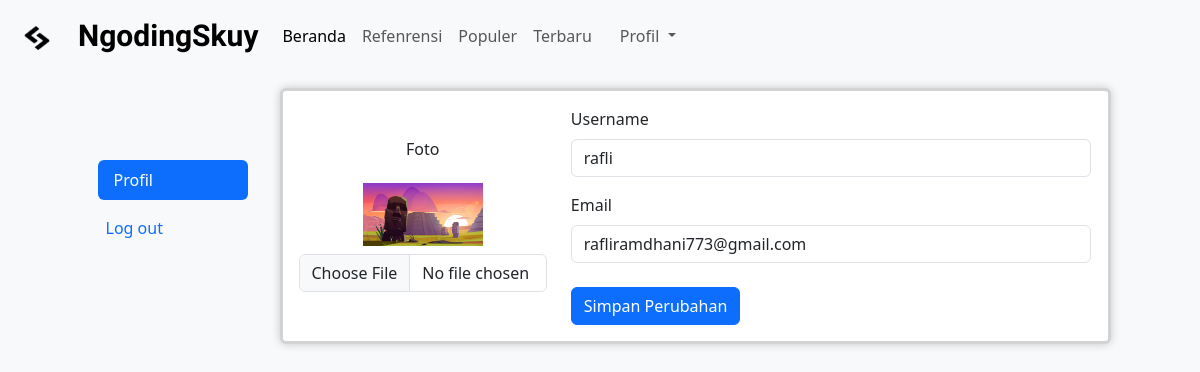
The page /profil.php (signed in) on the database its author committed.
### tables this page shows
CREATE TABLE `user` (
  `id` int NOT NULL,
  `gambar` varchar(255) NOT NULL,
  `username` varchar(255) NOT NULL,
  `email` varchar(255) NOT NULL,
  `password` varchar(255) NOT NULL,
  `id_role` int NOT NULL
);

### functions.php (called while the page is built, shortened)
<?php
function koneksi()
{
  return mysqli_connect('localhost', 'root', '', 'tubes');
}
function query($query)
{
  $conn = koneksi();
  $result = mysqli_query($conn, $query);
  if (mysqli_num_rows($result) == 1) {
    return mysqli_fetch_assoc($result);
  }
  $rows = [];
  return $rows;
}
?>

### profil.php (the view, shortened to what this page needs)
<?php
require('navigasi.php');
require('functions.php');
$id = $_SESSION['id'];
$user = query("SELECT * FROM user WHERE id='$id'");
?>
<!doctype html>
<html lang="en">
  <head>
    <link href="https://cdn.jsdelivr.net/npm/bootstrap@5.3.0/dist/css/bootstrap.min.css" rel="stylesheet">
    <link rel="stylesheet" href="css/style.css">
</head>
<body class="overflow-y-hidden">
<section class="padding-y bg-light" style="height: 100vh;">
    <div class="container">
        <nav aria-label="breadcrumb">
            <ol class="breadcrumb">
                <li class="breadcrumb-item"><a href="index.php">Beranda</a></li>
                <li class="breadcrumb-item active" aria-current="page">Profil</li>
            </ol>
        </nav>
        <div class="row">
            <aside class="col-lg-3 col-xl-2 mt-3">
                <nav class="nav flex-lg-column nav-pills mb-4 d-sm-none d-lg-block">
                    <a class="nav-link active  my-2 mx-2" href="#">Profil</a>
                    <a class="nav-link" href="logout.php">Log out</a>
                </nav>
            </aside>
            <main class="col-lg-9 mt-4">
                <article class="card">
                    <div class="card-body">
                        <form action="" enctype="multipart/form-data" method="POST">
                            <div class="row">
                                <aside class="col-lg-4">
                                    <figure class="text-lg-center">
                                        <h6 class="mt-3">Foto</h6>
                                        <?php if ($user['gambar']) { ?>
                                            <img class="img-lg img-avatar mt-3" src="asset/<?php echo $user['gambar']; ?>" alt="User Photo" width="120">
                                        <?php } else { ?>
                                            <img class="img-lg img-avatar mt-3" src="img/default.png" alt="User Photo" width="120">
                                        <?php } ?>
                                        <br>
                                        <input type="file" class="form-control mt-2" name="gambar" id="gambar" onchange="previewImage();">
                                    </figure>
                                </aside>
                                <div class="col-lg-8">
                                    <div class="row gx-3">
                                        <div class="col-lg-12 mb-3">
                                            <label class="form-label">Username</label>
                                            <input class="form-control" name="username" id="username" type="text" value="<?= $user['username']; ?>">
                                        </div>
                                        <div class="col-lg-12 mb-3">
                                            <label class="form-label">Email</label>
                                            <input class="form-control" name="email" id="email" type="text" value="<?= $user['email']; ?>">
                                        </div>
                                    </div>
                                    <button type="submit" name="edit_user" class="btn btn-primary mt-2">Simpan Perubahan</button>
                                </div>
                            </div>
                        </form>
                    </div>
                </article>
            </main>
        </div>
    </div>
</section>
  </body>
</html>

### css/style.css (style rules this page uses)
body, html { max-width: 100%; width: 100%; }
.card { border-width: 3px; }
.row { display: flex; justify-content: center; align-items: center; flex-wrap: wrap; }
.card { box-shadow: 0 0 10px rgba(0, 0, 0, 0.2); }

### rows shown on the page
user: gambar (picture), username "rafli", email "rafliramdhani773@gmail.com"
